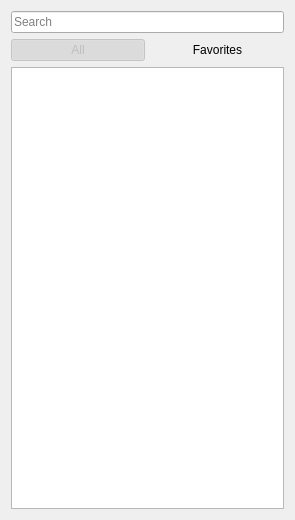
<?xml version="1.0" encoding="UTF-8"?>
<ui version="4.0">
 <class>SelectSymbol</class>
 <widget class="QWidget" name="SelectSymbol">
  <property name="geometry">
   <rect>
    <x>0</x>
    <y>0</y>
    <width>295</width>
    <height>520</height>
   </rect>
  </property>
  <property name="maximumSize">
   <size>
    <width>300</width>
    <height>16777215</height>
   </size>
  </property>
  <property name="windowTitle">
   <string>Form</string>
  </property>
  <layout class="QVBoxLayout" name="verticalLayout_2">
   <item>
    <widget class="QLineEdit" name="editSearch">
     <property name="maxLength">
      <number>20</number>
     </property>
     <property name="placeholderText">
      <string>Search</string>
     </property>
     <property name="clearButtonEnabled">
      <bool>true</bool>
     </property>
    </widget>
   </item>
   <item>
    <layout class="QHBoxLayout" name="horizontalLayout">
     <item>
      <widget class="QPushButton" name="btnAll">
       <property name="enabled">
        <bool>false</bool>
       </property>
       <property name="text">
        <string>All</string>
       </property>
       <property name="checkable">
        <bool>true</bool>
       </property>
       <property name="checked">
        <bool>true</bool>
       </property>
       <property name="flat">
        <bool>true</bool>
       </property>
      </widget>
     </item>
     <item>
      <widget class="QPushButton" name="btnFavorites">
       <property name="enabled">
        <bool>true</bool>
       </property>
       <property name="text">
        <string>Favorites</string>
       </property>
       <property name="checkable">
        <bool>true</bool>
       </property>
       <property name="checked">
        <bool>false</bool>
       </property>
       <property name="flat">
        <bool>true</bool>
       </property>
      </widget>
     </item>
    </layout>
   </item>
   <item>
    <widget class="QTableView" name="tableSymbols">
     <property name="selectionMode">
      <enum>QAbstractItemView::SingleSelection</enum>
     </property>
     <property name="cornerButtonEnabled">
      <bool>false</bool>
     </property>
     <attribute name="verticalHeaderVisible">
      <bool>false</bool>
     </attribute>
    </widget>
   </item>
  </layout>
 </widget>
 <resources/>
 <connections>
  <connection>
   <sender>btnAll</sender>
   <signal>clicked()</signal>
   <receiver>SelectSymbol</receiver>
   <slot>OnShowAll()</slot>
   <hints>
    <hint type="sourcelabel">
     <x>77</x>
     <y>56</y>
    </hint>
    <hint type="destinationlabel">
     <x>147</x>
     <y>260</y>
    </hint>
   </hints>
  </connection>
  <connection>
   <sender>btnFavorites</sender>
   <signal>clicked()</signal>
   <receiver>SelectSymbol</receiver>
   <slot>OnShowFavorites()</slot>
   <hints>
    <hint type="sourcelabel">
     <x>218</x>
     <y>56</y>
    </hint>
    <hint type="destinationlabel">
     <x>147</x>
     <y>260</y>
    </hint>
   </hints>
  </connection>
  <connection>
   <sender>tableSymbols</sender>
   <signal>pressed(QModelIndex)</signal>
   <receiver>SelectSymbol</receiver>
   <slot>OnSymbolSelected(QModelIndex)</slot>
   <hints>
    <hint type="sourcelabel">
     <x>147</x>
     <y>293</y>
    </hint>
    <hint type="destinationlabel">
     <x>147</x>
     <y>259</y>
    </hint>
   </hints>
  </connection>
 </connections>
 <slots>
  <slot>OnShowAll()</slot>
  <slot>OnShowFavorites()</slot>
  <slot>OnSearchChange(QString)</slot>
  <slot>OnSymbolSelected(QModelIndex)</slot>
 </slots>
</ui>
